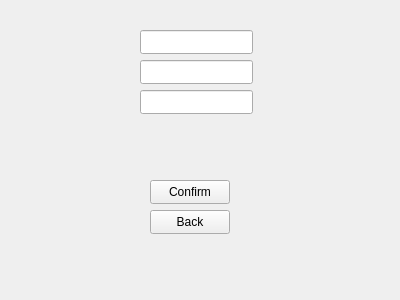
<?xml version="1.0" encoding="UTF-8"?>
<ui version="4.0">
 <class>regist</class>
 <widget class="QWidget" name="regist">
  <property name="geometry">
   <rect>
    <x>0</x>
    <y>0</y>
    <width>400</width>
    <height>300</height>
   </rect>
  </property>
  <property name="windowTitle">
   <string>Form</string>
  </property>
  <widget class="QStackedWidget" name="stackedWidget">
   <property name="geometry">
    <rect>
     <x>0</x>
     <y>0</y>
     <width>401</width>
     <height>301</height>
    </rect>
   </property>
   <property name="currentIndex">
    <number>0</number>
   </property>
   <widget class="QWidget" name="page">
    <widget class="QPushButton" name="pushButton_2">
     <property name="geometry">
      <rect>
       <x>150</x>
       <y>210</y>
       <width>80</width>
       <height>24</height>
      </rect>
     </property>
     <property name="text">
      <string>Back</string>
     </property>
    </widget>
    <widget class="QLineEdit" name="passRegist">
     <property name="geometry">
      <rect>
       <x>140</x>
       <y>60</y>
       <width>113</width>
       <height>24</height>
      </rect>
     </property>
    </widget>
    <widget class="QLineEdit" name="emailRegist">
     <property name="geometry">
      <rect>
       <x>140</x>
       <y>30</y>
       <width>113</width>
       <height>24</height>
      </rect>
     </property>
    </widget>
    <widget class="QPushButton" name="pushButton">
     <property name="geometry">
      <rect>
       <x>150</x>
       <y>180</y>
       <width>80</width>
       <height>24</height>
      </rect>
     </property>
     <property name="text">
      <string>Confirm</string>
     </property>
    </widget>
    <widget class="QLabel" name="label">
     <property name="geometry">
      <rect>
       <x>70</x>
       <y>260</y>
       <width>251</width>
       <height>20</height>
      </rect>
     </property>
     <property name="text">
      <string/>
     </property>
     <property name="alignment">
      <set>Qt::AlignCenter</set>
     </property>
    </widget>
    <widget class="QLineEdit" name="userRegist">
     <property name="geometry">
      <rect>
       <x>140</x>
       <y>90</y>
       <width>113</width>
       <height>24</height>
      </rect>
     </property>
    </widget>
   </widget>
  </widget>
 </widget>
 <resources/>
 <connections/>
</ui>
